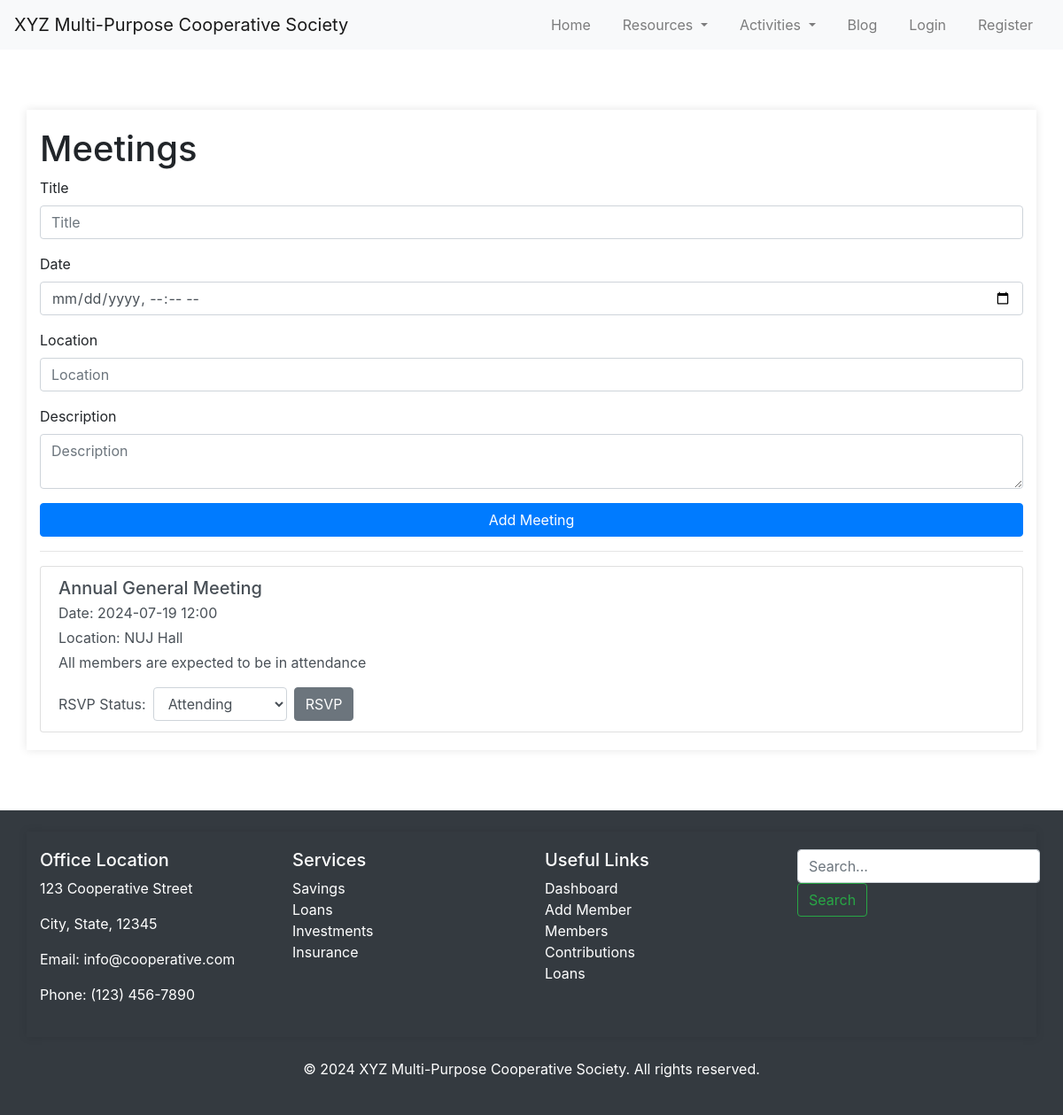
Page /meetings on the committed database.
### models.py (models this page shows)
class Meeting(db.Model):
    id = db.Column(db.Integer, primary_key=True)
    title = db.Column(db.String(200), nullable=False)
    date = db.Column(db.DateTime, nullable=False)
    location = db.Column(db.String(200), nullable=False)
    description = db.Column(db.Text, nullable=True)

### routes.py (the view)
@app.route('/meetings')
def meetings():
    meetings = Meeting.query.all()
    form = RSVPForm()
    return render_template('meetings.html',
                           meetings=meetings,
                           form=form)

### forms.py
class RSVPForm(FlaskForm):
    title = StringField('Title', validators=[DataRequired(), Length(max=200)])
    date = DateTimeLocalField('Date', format='%Y-%m-%dT%H:%M', validators=[DataRequired()])
    location = StringField('Location', validators=[DataRequired(), Length(max=200)])
    description = TextAreaField('Description', validators=[Length(max=2000)])
    status = SelectField('Status', choices=[('attending', 'Attending'), ('not attending', 'Not Attending')], validators=[DataRequired()])
    submit = SubmitField('RSVP')

### templates/meetings.html (shortened to what this page needs)
{% extends "base.html" %}
{% block content %}
<div class="container mt-5">
    <div class="row">
        <div class="col-12">
            <h1>Meetings</h1>
            <form method="POST" action="{{ url_for('add_meeting') }}">
                <div class="form-group mb-3">
                    {{ form.title.label(class="form-label") }}
                    {{ form.title(class="form-control", placeholder="Title") }}
                </div>
                <div class="form-group mb-3">
                    {{ form.date.label(class="form-label") }}
                    {{ form.date(class="form-control", id="date-picker", placeholder="Date") }}
                </div>
                <div class="form-group mb-3">
                    {{ form.location.label(class="form-label") }}
                    {{ form.location(class="form-control", placeholder="Location") }}
                </div>
                <div class="form-group mb-3">
                    {{ form.description.label(class="form-label") }}
                    {{ form.description(class="form-control", placeholder="Description") }}
                </div>
                <button class="btn btn-primary btn-block" type="submit">Add Meeting</button>
            </form>
            <hr>
            <div class="list-group">
                {% for meeting in meetings %}
                <div class="list-group-item list-group-item-action">
                    <h5 class="mb-1">{{ meeting.title }}</h5>
                    <p class="mb-1">Date: {{ meeting.date.strftime('%Y-%m-%d %H:%M') }}</p>
                    <p class="mb-1">Location: {{ meeting.location }}</p>
                    {% if meeting.description %}
                    <p>{{ meeting.description }}</p>
                    {% endif %}
                    <form method="POST" action="{{ url_for('rsvp', meeting_id=meeting.id) }}" class="form-inline mt-2">
                        <label class="mr-2">RSVP Status:</label>
                        <select class="form-control mr-2" name="status">
                            <option value="attending">Attending</option>
                        </select>
                        <button class="btn btn-secondary" type="submit">RSVP</button>
                    </form>
                </div>
                {% endfor %}
            </div>
        </div>
    </div>
</div>
{% endblock %}

### static/style.css (style rules this page uses)
body { font-family: Arial, sans-serif; margin: 0; padding: 0; }
body { font-family: Arial, sans-serif; margin: 0; padding: 0; background-color: #f4f4f4; }
.container { width: 80%; margin: 0 auto; padding: 20px; box-shadow: 0 0 10px rgba(0, 0, 0, 0.1); }
.btn-block { width: 100%; }
.mb-3 { margin-bottom: 1.5em; }
h2, p { transition: all 0.3s ease; }

### rows in the picture
Meeting: title "Annual General Meeting", date "2024-07-19 12:00", location "NUJ Hall", description "All members are expected to be in attendance"
